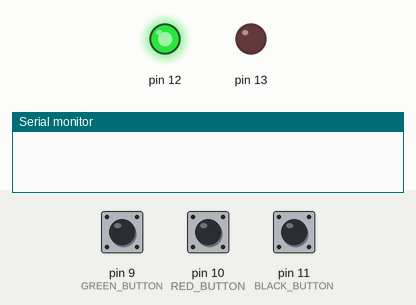
Simulated run of this program. Board: Arduino Uno, built with avr-gcc and run on an emulated ATmega328P. Shown: output pins drawn as LEDs (lit = HIGH), the last lines printed to the serial monitor. Dashed ring = blinking. The inputs (shaded band) are chosen by the test bench; at power-on: pin 11 (BLACK_BUTTON) LOW, pin 9 (GREEN_BUTTON) LOW, pin 10 (RED_BUTTON) LOW.

Above: at 1.3 s.
1.4 s: pin 11 (BLACK_BUTTON) pulled HIGH for 0.15 s
At 2.8 s:
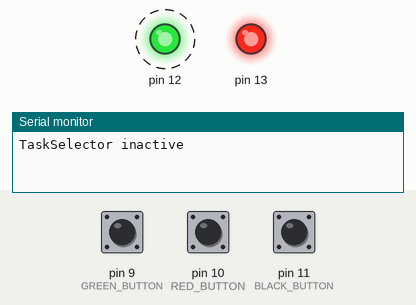
4.4 s: pin 11 (BLACK_BUTTON) pulled HIGH for 1 s
At 4.8 s:
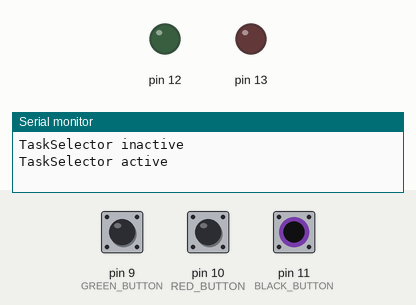
6.9 s: pin 9 (GREEN_BUTTON) pulled HIGH for 0.15 s
8.5 s: pin 11 (BLACK_BUTTON) pulled HIGH for 3.2 s
At 8.75 s:
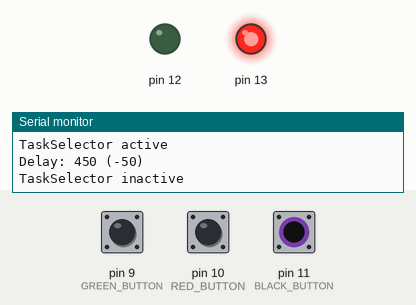
Timing chart, 0 to 14.2 s (numbered marks = the images above; inputs shaded):
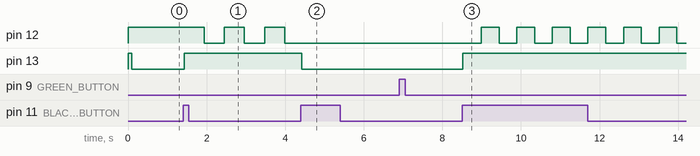

Measured:
- after the input at 1.4 s, pin 12: alternates HIGH for 0.51 s and LOW for 0.51 s, starting after 0.54 s; pin 13: LOW → HIGH at once
- after the input at 4.4 s, pin 12: stops changing and stays LOW; pin 13: HIGH → LOW at once
- after the input at 8.5 s, pin 12: alternates HIGH for 0.45 s and LOW for 0.45 s, starting after 0.49 s; pin 13: LOW → HIGH at once

The program:

main.cpp
```cpp
#define RED_LED 13
#define GREEN_LED 12

#define BLACK_BUTTON 11
#define RED_BUTTON 10
#define GREEN_BUTTON 9

#include <Arduino.h>

#include "Led.h"
#include "Button.h"
#include "SerialIO.h"
#include "LedTaskSelector.h"
#include "LedTaskExcuter.h"
#include "Task.h"
#include "TaskScheduler.h"

Led redLed(RED_LED);
Led greenLed(GREEN_LED);

Button blackButton(BLACK_BUTTON);
Button redButton(RED_BUTTON);
Button greenButton(GREEN_BUTTON);

LedTaskSelector taskSelector(&redLed);

LedTaskExcuter taskExecuter;

SerialIO serialIO;

TaskScheduler taskScheduler;

void taskReset(){
    taskScheduler.taskReset();
    return;
}

void increaseGreenLedFrequency(){
    taskExecuter.increaseFrequency();
    printf("Delay: %ld (-%ld)\n\r", taskExecuter.getDelay(), DELAY_STEP);
    return;
}

void decreaseGreenLedFrequency(){
    taskExecuter.decreaseFrequency();
    printf("Delay: %ld (+%ld)\n\r", taskExecuter.getDelay(), DELAY_STEP);
    return;
}

void scanTaskExecuter(){
    if(!taskSelector.getActive()){
        taskScheduler.addTaskToQueue(&scanTaskExecuter, MEDIUM_PRIORITY, false);

        taskExecuter.snapTime();
        if(taskExecuter.getPassedTime() > taskExecuter.getDelay()){
            greenLed.togglePowerState();
            taskExecuter.startTimer();
        }
    }

    return;
}

void scanTaskSelector(){
    if(taskSelector.getActive()){
        taskScheduler.addTaskToQueue(&scanTaskSelector, MEDIUM_PRIORITY, false);
    }

    return;
}

void scanBlackButton(){
    blackButton.scanButtonState();

    if(blackButton.getButtonPressed()){
        taskSelector.toggleActive();

        if(taskSelector.getActive()){
            taskScheduler.addTaskToQueue(&scanTaskSelector, MEDIUM_PRIORITY, false);
            printf("TaskSelector active\n\r");
        }else{
            taskScheduler.addTaskToQueue(&scanTaskExecuter, MEDIUM_PRIORITY, false);
            taskExecuter.startTimer();
            printf("TaskSelector inactive\n\r");
        }
    }

    return;
}

void scanRedButton(){
    redButton.scanButtonState();

    if(redButton.getButtonPressed()){
        taskScheduler.addTaskToQueue(&decreaseGreenLedFrequency, HIGH_PRIORITY, false);
    }
    return;
}

void scanGreenButton(){
    greenButton.scanButtonState();

    if(greenButton.getButtonPressed()){
        taskScheduler.addTaskToQueue(&increaseGreenLedFrequency, HIGH_PRIORITY, false);
    }

    return;
}

void secretTask(){
    bool lastGreenLedState = greenLed.getPowerState();
    bool lastRedLedState = redLed.getPowerState();

    greenLed.setPowerState(false);
    redLed.setPowerState(true);

    for(int i = 0; i < 10; i++){
        greenLed.togglePowerState();
        redLed.togglePowerState();
        delay(500);
    }

    greenLed.setPowerState(lastGreenLedState);
    redLed.setPowerState(lastRedLedState);

    return;
}

int sequenceIndex = 0;
char secretSequence[] = {'B', 'B', 'G', 'R', 'R', 'G'};
void scanSequence(){
    if(secretSequence[sequenceIndex] == 'B' && sequenceIndex < 6){
        if(blackButton.getButtonPressed()){
            sequenceIndex++;
        }else if(greenButton.getButtonPressed() || redButton.getButtonPressed()){
            sequenceIndex = 0;
        }
    }else if(secretSequence[sequenceIndex] == 'R' && sequenceIndex < 6){
        if(redButton.getButtonPressed()){
            sequenceIndex++;
        }else if(greenButton.getButtonPressed() || blackButton.getButtonPressed()){
            sequenceIndex = 0;
        }
    }else if(secretSequence[sequenceIndex] == 'G' && sequenceIndex < 6){
        if(greenButton.getButtonPressed()){
            sequenceIndex++;
        }else if(redButton.getButtonPressed() || blackButton.getButtonPressed()){
            sequenceIndex = 0;
        }
    }

    if(sequenceIndex == 6){
        sequenceIndex = 0;
        taskScheduler.addTaskToQueue(&secretTask, HIGH_PRIORITY, false);
    }

    return;
}

void setup(){
    redLed.setup();
    greenLed.setup();

    blackButton.setup();
    redButton.setup();
    greenButton.setup();

    serialIO.setup();

    taskScheduler.addTaskToQueue(&taskReset, VERY_HIGH_PRIORITY, true);
    taskScheduler.taskReset();

    taskScheduler.addTaskToQueue(&scanBlackButton, HIGH_PRIORITY, true);
    taskScheduler.addTaskToQueue(&scanRedButton, HIGH_PRIORITY, true);
    taskScheduler.addTaskToQueue(&scanGreenButton, HIGH_PRIORITY, true);

    taskScheduler.addTaskToQueue(&scanSequence, MEDIUM_PRIORITY, true);

    taskSelector.toggleActive();
    taskScheduler.addTaskToQueue(&scanTaskSelector, MEDIUM_PRIORITY, false);
}

void loop(){
    taskScheduler.executeTask();
}
```
